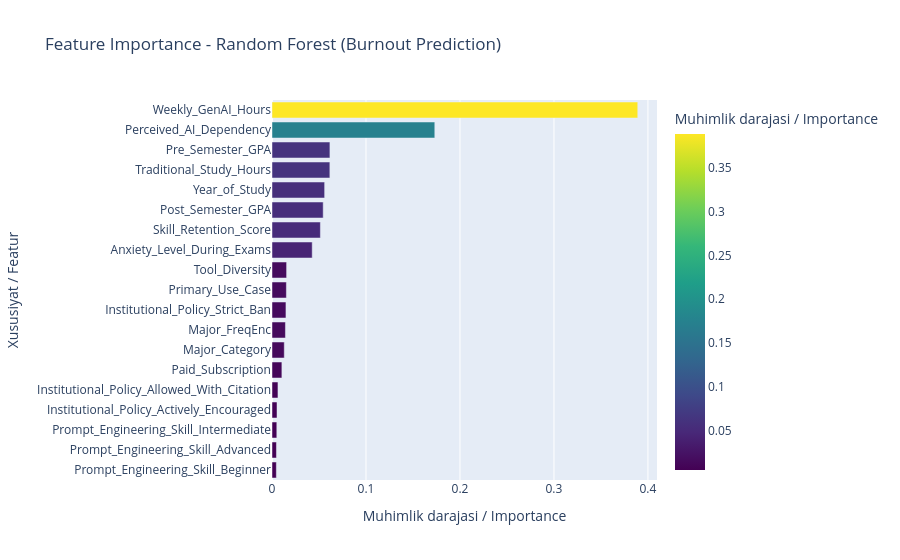
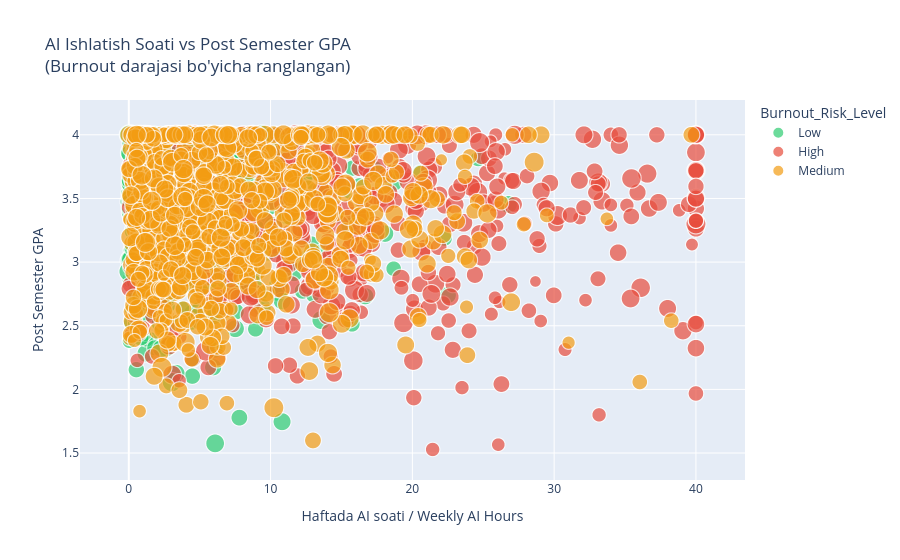
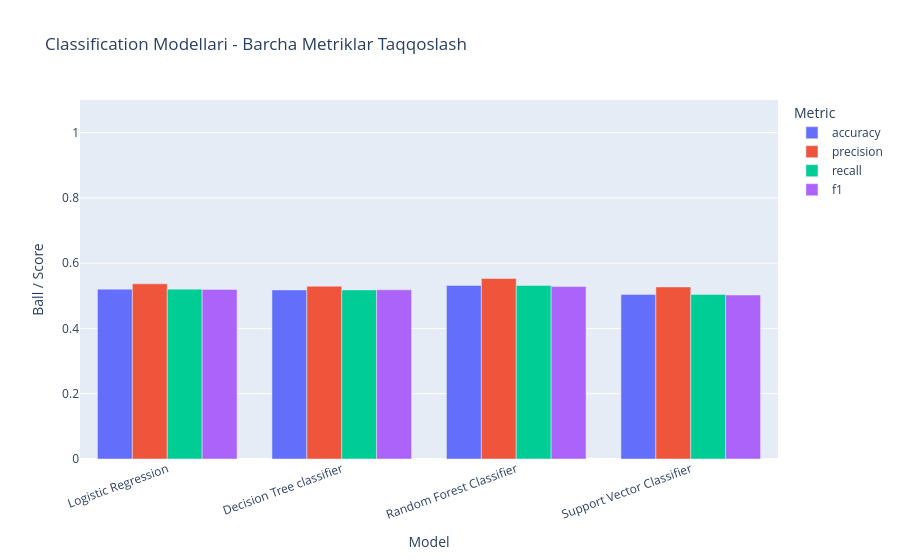

The code cell stored with these charts, in order, in its notebook:
### Markdown cell above
### Plotly Express

### Code cell
# ============================================================
# PLOTLY EXPRESS - 3 xil interaktiv grafik
# ============================================================

    # Plotly - interaktiv grafiklar. Sichqoncha bilan hover, zoom, pan qilsa bo'ladi
     # Plotly - interactive charts, Can hover, zoom, pan with mouse
    # Qachon: Presentation, dashboard, ko'p o'lchovli data vizualizatsiyasi
     # WHEN: Presentations, dashboards, multi-dimensional data visualization

# --- Plotly Grafik 1: Feature Importance (Random Forest Classifier) ---
 # Qaysi feature Burnout_Risk_Level ga ko'proq ta'sir qiladi?
  # Which feature influences Burnout_Risk_Level more?
 # Feature importance = model qaysi ustunlarga ko'proq ta'sir qiladi?
  # Feature importance = which columns the model paid most attention to

feat_imp_clf = pd.DataFrame({
    'Feature': X_clf.columns,
    'Importance': rf_clf.feature_importances_
}).sort_values('Importance', ascending=True)

fig1 = px.bar(
    feat_imp_clf, x='Importance', y='Feature', orientation='h',
    title='Feature Importance - Random Forest (Burnout Prediction)',
    color='Importance', color_continuous_scale='Viridis',
    labels={'Importance': 'Muhimlik darajasi / Importance', 'Feature': 'Xususiyat / Featur'}
)
fig1.show()
fig1.write_html(os.path.join('data_analysis', 'plotly_feature_importance.html'))

 # --- Plotly Grafik 2: Scatter - Weekly AI Hours vs Post GPA ---
  # AI ishlatish soati va GPA orasidagi bog'liqlikni interaktiv ko'rish
   # Interactive view of relationship between AI usage hours and GPA
sample_df = df.sample(2000, random_state=42)
fig2 = px.scatter(
    sample_df, x='Weekly_GenAI_Hours', y='Post_Semester_GPA',
    color='Burnout_Risk_Level', size='Skill_Retention_Score',
    hover_data=['Major_Category', 'Year_of_Study', 'Prompt_Engineering_Skill'],
    title='AI Ishlatish Soati vs Post Semester GPA<br>(Burnout darajasi bo\'yicha ranglangan)',
    labels={
        'Weekly_GenAI_Hours': 'Haftada AI soati / Weekly AI Hours',
        'Post_Semester_GPA': 'Post Semester GPA'
    },
    color_discrete_map={'High': '#e74c3c', 'Medium': '#f39c12', 'Low': '#2ecc71'}
)
fig2.show()
fig2.write_html(os.path.join('data_analysis', 'plotly_scatter.html'))

 # --- Plotly Grafik 3: Classification Model Comparison ---
  # Barcha metriklar bo'yicha modellarni interaktiv taqqoslash
   # Interactive comparison of models across all metrics
clf_metrics_df = pd.DataFrame(clf_results)
clf_melt = clf_metrics_df.melt(
    id_vars='model',
    value_vars=['accuracy', 'precision', 'recall', 'f1'],
    var_name='Metric', value_name='Score'
)
fig3 = px.bar(
    clf_melt, x='model', y='Score', color='Metric', barmode='group',
    title='Classification Modellari - Barcha Metriklar Taqqoslash',
    labels={'model': 'Model', 'Score': 'Ball / Score'},
    range_y=[0,1.1]
)
fig3.update_layout(xaxis_tickangle=-20)
fig3.show()
fig3.write_html(os.path.join('data_analysis', 'plotly_clf_comparison.html'))

print(" Plotly grafiklari saqlandi (HTML ko'rinishida)!")

### Figure 1 — Plotly figure (JSON) as saved in the notebook; plotly's stock layout.template omitted (floating-point values rounded to 4 significant figures)
{"data": [{"hovertemplate": "Muhimlik darajasi / Importance=%{marker.color}<br>Xususiyat / Featur=%{y}<extra></extra>", "legendgroup": "", "marker": {"color": [0.004633, 0.004724, 0.005119, 0.005349, 0.006339, 0.01051, 0.01305, 0.01429, 0.01485, 0.0153, 0.01554, 0.04278, 0.05148, 0.05448, 0.05601, 0.06156, 0.06163, 0.1732, 0.3892], "coloraxis": "coloraxis", "pattern": {"shape": ""}}, "name": "", "orientation": "h", "showlegend": false, "textposition": "auto", "type": "bar", "x": [0.004633, 0.004724, 0.005119, 0.005349, 0.006339, 0.01051, 0.01305, 0.01429, 0.01485, 0.0153, 0.01554, 0.04278, 0.05148, 0.05448, 0.05601, 0.06156, 0.06163, 0.1732, 0.3892], "xaxis": "x", "y": ["Prompt_Engineering_Skill_Beginner", "Prompt_Engineering_Skill_Advanced", "Prompt_Engineering_Skill_Intermediate", "Institutional_Policy_Actively_Encouraged", "Institutional_Policy_Allowed_With_Citation", "Paid_Subscription", "Major_Category", "Major_FreqEnc", "Institutional_Policy_Strict_Ban", "Primary_Use_Case", "Tool_Diversity", "Anxiety_Level_During_Exams", "Skill_Retention_Score", "Post_Semester_GPA", "Year_of_Study", "Traditional_Study_Hours", "Pre_Semester_GPA", "Perceived_AI_Dependency", "Weekly_GenAI_Hours"], "yaxis": "y"}], "layout": {"barmode": "relative", "coloraxis": {"colorbar": {"title": {"text": "Muhimlik darajasi / Importance"}}, "colorscale": [[0, "#440154"], [0.1111, "#482878"], [0.2222, "#3e4989"], [0.3333, "#31688e"], [0.4444, "#26828e"], [0.5556, "#1f9e89"], [0.6667, "#35b779"], [0.7778, "#6ece58"], [0.8889, "#b5de2b"], [1, "#fde725"]]}, "legend": {"tracegroupgap": 0}, "title": {"text": "Feature Importance - Random Forest (Burnout Prediction)"}, "xaxis": {"anchor": "y", "domain": [0, 1], "title": {"text": "Muhimlik darajasi / Importance"}}, "yaxis": {"anchor": "x", "domain": [0, 1], "title": {"text": "Xususiyat / Featur"}}}}

### Figure 2 — Plotly figure (JSON) as saved in the notebook; plotly's stock layout.template omitted (floating-point values rounded to 4 significant figures; data arrays with more than 128 entries replaced by an {"elided": "..."} marker saying what was removed)
{"data": [{"customdata": {"elided": "650x3 str values"}, "hovertemplate": "Burnout_Risk_Level=Low<br>Haftada AI soati / Weekly AI Hours=%{x}<br>Post Semester GPA=%{y}<br>Skill_Retention_Score=%{marker.size}<br>Major_Category=%{customdata[0]}<br>Year_of_Study=%{customdata[1]}<br>Prompt_Engineering_Skill=%{customdata[2]}<extra></extra>", "legendgroup": "Low", "marker": {"color": "#2ecc71", "size": {"elided": "650 float values"}, "sizemode": "area", "sizeref": 0.25, "symbol": "circle"}, "mode": "markers", "name": "Low", "showlegend": true, "type": "scattergl", "x": {"elided": "650 float values"}, "xaxis": "x", "y": {"elided": "650 float values"}, "yaxis": "y"}, {"customdata": {"elided": "532x3 str values"}, "hovertemplate": "Burnout_Risk_Level=High<br>Haftada AI soati / Weekly AI Hours=%{x}<br>Post Semester GPA=%{y}<br>Skill_Retention_Score=%{marker.size}<br>Major_Category=%{customdata[0]}<br>Year_of_Study=%{customdata[1]}<br>Prompt_Engineering_Skill=%{customdata[2]}<extra></extra>", "legendgroup": "High", "marker": {"color": "#e74c3c", "size": {"elided": "532 float values"}, "sizemode": "area", "sizeref": 0.25, "symbol": "circle"}, "mode": "markers", "name": "High", "showlegend": true, "type": "scattergl", "x": {"elided": "532 float values"}, "xaxis": "x", "y": {"elided": "532 float values"}, "yaxis": "y"}, {"customdata": {"elided": "818x3 str values"}, "hovertemplate": "Burnout_Risk_Level=Medium<br>Haftada AI soati / Weekly AI Hours=%{x}<br>Post Semester GPA=%{y}<br>Skill_Retention_Score=%{marker.size}<br>Major_Category=%{customdata[0]}<br>Year_of_Study=%{customdata[1]}<br>Prompt_Engineering_Skill=%{customdata[2]}<extra></extra>", "legendgroup": "Medium", "marker": {"color": "#f39c12", "size": {"elided": "818 float values"}, "sizemode": "area", "sizeref": 0.25, "symbol": "circle"}, "mode": "markers", "name": "Medium", "showlegend": true, "type": "scattergl", "x": {"elided": "818 float values"}, "xaxis": "x", "y": {"elided": "818 float values"}, "yaxis": "y"}], "layout": {"legend": {"itemsizing": "constant", "title": {"text": "Burnout_Risk_Level"}, "tracegroupgap": 0}, "title": {"text": "AI Ishlatish Soati vs Post Semester GPA<br>(Burnout darajasi bo'yicha ranglangan)"}, "xaxis": {"anchor": "y", "domain": [0, 1], "title": {"text": "Haftada AI soati / Weekly AI Hours"}}, "yaxis": {"anchor": "x", "domain": [0, 1], "title": {"text": "Post Semester GPA"}}}}

### Figure 3 — Plotly figure (JSON) as saved in the notebook; plotly's stock layout.template omitted (floating-point values rounded to 4 significant figures)
{"data": [{"alignmentgroup": "True", "hovertemplate": "Metric=accuracy<br>Model=%{x}<br>Ball / Score=%{y}<extra></extra>", "legendgroup": "accuracy", "marker": {"color": "#636efa", "pattern": {"shape": ""}}, "name": "accuracy", "offsetgroup": "accuracy", "orientation": "v", "showlegend": true, "textposition": "auto", "type": "bar", "x": ["Logistic Regression", "Decision Tree classifier", "Random Forest Classifier", "Support Vector Classifier"], "xaxis": "x", "y": [0.5205, 0.5181, 0.5319, 0.5044], "yaxis": "y"}, {"alignmentgroup": "True", "hovertemplate": "Metric=precision<br>Model=%{x}<br>Ball / Score=%{y}<extra></extra>", "legendgroup": "precision", "marker": {"color": "#EF553B", "pattern": {"shape": ""}}, "name": "precision", "offsetgroup": "precision", "orientation": "v", "showlegend": true, "textposition": "auto", "type": "bar", "x": ["Logistic Regression", "Decision Tree classifier", "Random Forest Classifier", "Support Vector Classifier"], "xaxis": "x", "y": [0.5368, 0.5295, 0.5531, 0.5272], "yaxis": "y"}, {"alignmentgroup": "True", "hovertemplate": "Metric=recall<br>Model=%{x}<br>Ball / Score=%{y}<extra></extra>", "legendgroup": "recall", "marker": {"color": "#00cc96", "pattern": {"shape": ""}}, "name": "recall", "offsetgroup": "recall", "orientation": "v", "showlegend": true, "textposition": "auto", "type": "bar", "x": ["Logistic Regression", "Decision Tree classifier", "Random Forest Classifier", "Support Vector Classifier"], "xaxis": "x", "y": [0.5205, 0.5181, 0.5319, 0.5044], "yaxis": "y"}, {"alignmentgroup": "True", "hovertemplate": "Metric=f1<br>Model=%{x}<br>Ball / Score=%{y}<extra></extra>", "legendgroup": "f1", "marker": {"color": "#ab63fa", "pattern": {"shape": ""}}, "name": "f1", "offsetgroup": "f1", "orientation": "v", "showlegend": true, "textposition": "auto", "type": "bar", "x": ["Logistic Regression", "Decision Tree classifier", "Random Forest Classifier", "Support Vector Classifier"], "xaxis": "x", "y": [0.5196, 0.5184, 0.5288, 0.5024], "yaxis": "y"}], "layout": {"barmode": "group", "legend": {"title": {"text": "Metric"}, "tracegroupgap": 0}, "title": {"text": "Classification Modellari - Barcha Metriklar Taqqoslash"}, "xaxis": {"anchor": "y", "domain": [0, 1], "tickangle": -20, "title": {"text": "Model"}}, "yaxis": {"anchor": "x", "domain": [0, 1], "range": [0, 1.1], "title": {"text": "Ball / Score"}}}}
